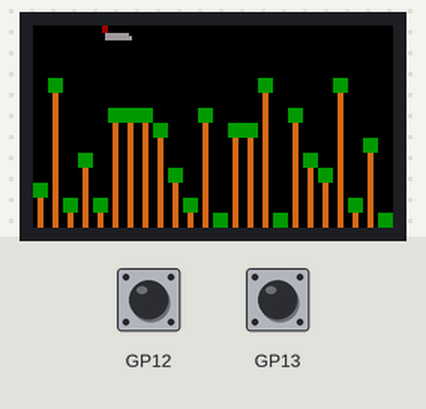
This program was run on a simulated Raspberry Pi Pico running MicroPython. Shown: 240×135 colour display. Inputs (shaded band) come from the test bench. Random numbers come from a fixed seed.

Above: at 1.2 s.
1.3 s: button A pressed for 0.15 s
At 1.9 s:
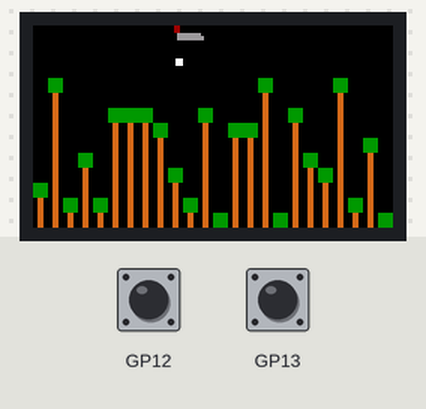
2.9 s: button B pressed for 0.15 s
At 4.0 s:
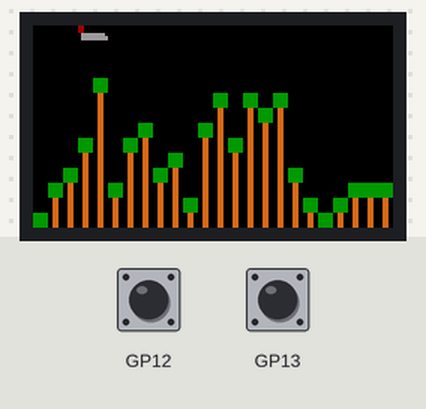
5.0 s: button A pressed for 1 s
At 6.1 s:
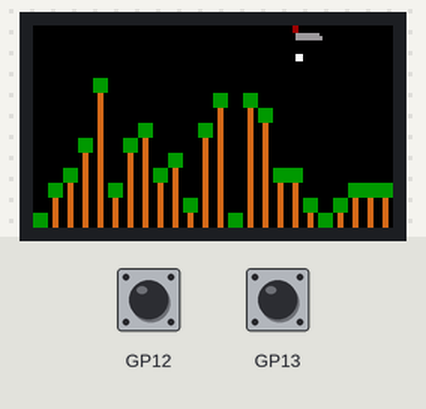
7.5 s: button B pressed for 0.15 s
At 8.2 s:
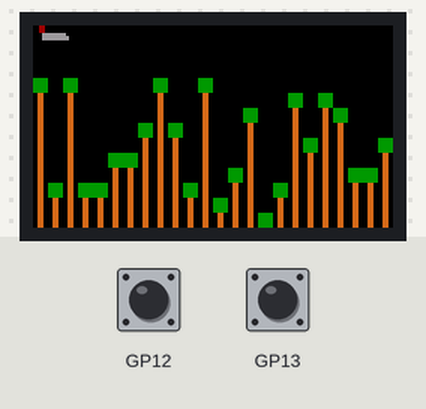
Timing chart, 0 to 10.2 s (numbered marks = the images above; inputs shaded):
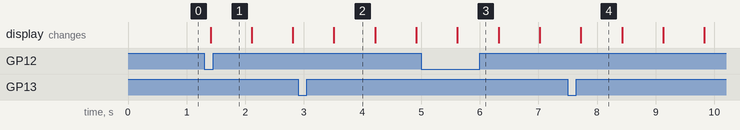

The program:

junglelander.py
```python
import random
import picodisplay as display

# based on initial code demo for the PiMoroni PicoDisplay for the RaspberyPiPico
width = display.get_width()
height = display.get_height()
display_buffer = bytearray(width * height * 2)  # 2-bytes per pixel (RGB565)
display.init(display_buffer)

display.set_backlight(1.0)

#colours
brightwhite = display.create_pen(255,255,255)
white =  display.create_pen(155,155,155)
red     =  display.create_pen(155, 0,0)
green    =  display.create_pen(0,155,0)
brown      =  display.create_pen(210,105,30)
black  =  display.create_pen(0,0,0)

def drawplane(x,y):
    #draw the plane
    display.set_pen(red)
    display.rectangle(x,y,4,5)
    display.set_pen(white)
    display.rectangle(x+2,y+5,18,5)
    display.set_pen(black)
    display.rectangle(x+18,y+5,2,2)


def drawtree(x,h):
    #draw the trees
    x=x*10
    h=h*10
    display.set_pen(brown)
    display.rectangle(x+3,height-h,4,h)
    display.set_pen(green)
    display.rectangle(x,height-h,10,10)


class Tree:
    def __init__(self, x, treeheight):
        self.x = x
        self.treeheight=treeheight

class Plane:
    def __init__(self, x,y):
        self.x = x
        self.y = y
        self.flying = True
        self.crashed = False

class Missile:
    def __init__(self, x, y):
        self.x = x
        self.y = y
        self.active = False

plane = Plane(0,0)
missile = Missile(0,0)
jungle = []

# reset
def plantjungle():
    #plant the trees
    x=0
    for i in range(0,25):
        jungle.append(
            Tree(
                x,
                random.randint(1,10)
                )
        )
        x += 1

plantjungle()

while plane.flying:
    display.set_pen(black)
    display.clear()

    for tree in jungle:
        drawtree(tree.x,tree.treeheight)

        if missile.active:
            if missile.x >= tree.x *10 and missile.x <= ((tree.x+1)*10)-1:
                if missile.y >= height - tree.treeheight*10:
                    missile.active=False
                    tree.treeheight -= 5
                    display.set_pen(brightwhite)
                    display.circle(missile.x,missile.y,10)

        if plane.x +20 == tree.x * 10 and plane.y +10 == height-(tree.treeheight *10):
            plane.crashed = True
            display.set_pen(brightwhite)
            display.circle(plane.x,plane.y,10)

    #draw the plane
    drawplane(plane.x,plane.y)

    #move the plane
    if not plane.crashed:
        if plane.x < width:
            plane.x += 1
        else:
            if plane.y < height -10:
                plane.y += 5
                plane.x = 0
            else:
                plane.flying = False

    if missile.active:
        display.set_pen(brightwhite)
        display.rectangle(missile.x,missile.y,5,5)
        if missile.y < height:
            missile.y +=3
        else:
            missile.active=False

    if display.is_pressed(display.BUTTON_A):
        if not missile.active:
            #fire missile
            missile.active=True
            missile.x = plane.x+5
            missile.y = plane.y+10


    if display.is_pressed(display.BUTTON_B):
        jungle = []
        plane = Plane(0,0)
        plantjungle()

    display.update()
```

Measured:
- what the display in image 2 shows lasts 0.7 s, from 3.5 s to 4.2 s
